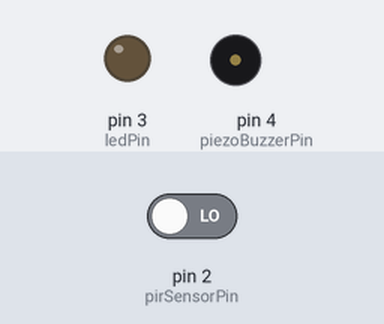
Recording of a sketch running on a simulated Arduino Uno, built with avr-gcc and run on an emulated ATmega328P. On the bench: output pins drawn as LEDs (lit = HIGH), buzzer (waves = sounding, pin HIGH). Dashed ring = blinking. The inputs (shaded band) are chosen by the test bench; at power-on: pin 2 (pirSensorPin) LOW.

Above: at 6.2 s.
6.3 s: pin 2 (pirSensorPin) driven HIGH
At 6.55 s:
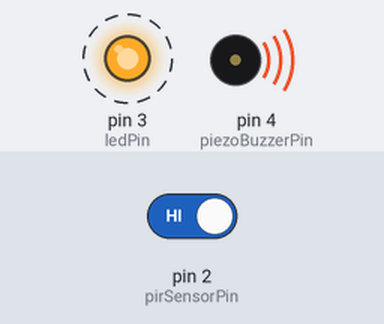
9.3 s: pin 2 (pirSensorPin) driven LOW
At 9.3 s:
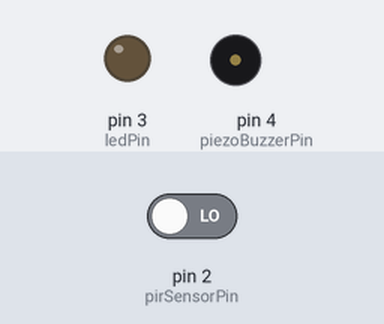
Timing chart, 0 to 12.3 s (numbered marks = the images above; inputs shaded):
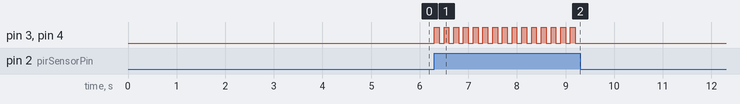

The sketch:

index.ino
```cpp
/*
  Design and Build a Burglar Detection Alarm with a PIR Sensor and Arduino Uno
*/

int ledPin = 3; // Pin OUTPUT --> LED
int piezoBuzzerPin = 4;
int pirSensorPin = 2;
int motionDetected = LOW;

void setup() {
  pinMode(ledPin, OUTPUT);
  pinMode(pirSensorPin, INPUT);
  pinMode(piezoBuzzerPin, OUTPUT);
  Serial.begin(9600);
  delay(5000);
}

void loop() {
  motionDetected = digitalRead(pirSensorPin); //Reading --> sensor PIR
  if (motionDetected == HIGH) //when motion is detected
  {
    digitalWrite(ledPin, HIGH);
    analogWrite(piezoBuzzerPin, 200);
    delay(100);
    analogWrite(ledPin, LOW);
    analogWrite(piezoBuzzerPin, 25);
    delay(100);
  }
  digitalWrite(ledPin, LOW);
  digitalWrite(piezoBuzzerPin, LOW);
}
```

Measured:
- after the input at 6.3 s, pin 3 (ledPin), pin 4 (piezoBuzzerPin): alternates HIGH for 0.10 s and LOW for 0.10 s, starting at once
- after the input at 9.3 s, pin 3 (ledPin), pin 4 (piezoBuzzerPin): stops changing and stays LOW
